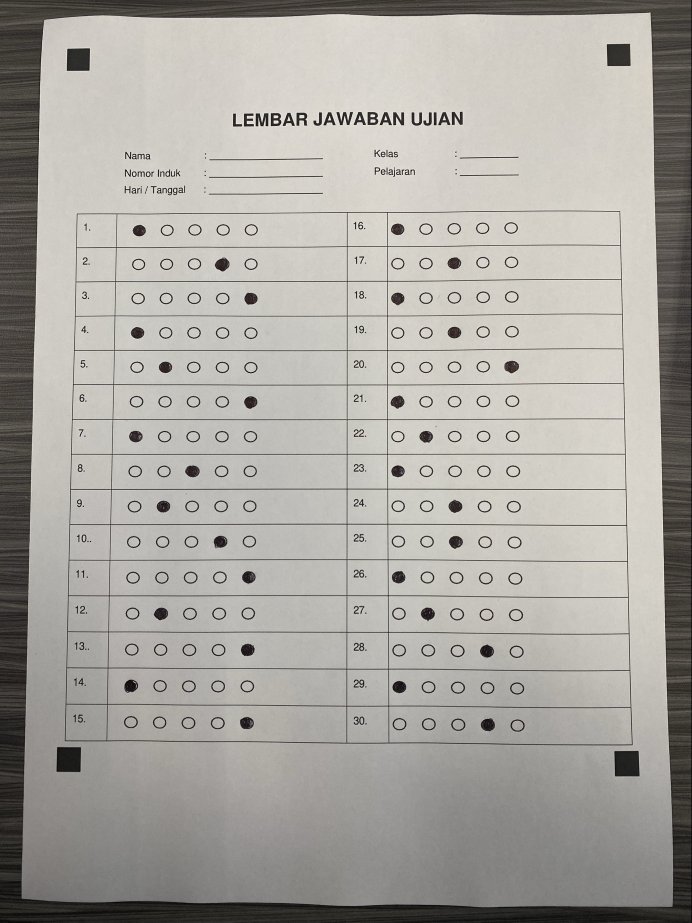
#> input picture sample.jpg, 2767 x 3690 px (shown at 1/4 size)
$ python generate_ljk_filled.py
#> lines starting #> are read from the running program, lines starting #| are printed output that depends on the picture; after the words box and inside, x2 and y2 are one past the last pixel; in counts of white or black regions, pixels touching at a corner belong together
"""
Generate 10 LJK (Lembar Jawaban Ujian) PNG files with filled answers.
Uses sample.jpg as the blank template and draws filled bubbles using OpenCV.

Strategy:
- Load sample.jpg (blank LJK with corner markers)
- Detect the paper boundary (largest white rectangle) from the photo
- Warp to a clean A4 canvas, then draw filled bubbles
- Save 10 variations with different randomized answers
"""

import sys
import io
# Fix Windows console encoding for special characters
sys.stdout = io.TextIOWrapper(sys.stdout.buffer, encoding='utf-8', errors='replace')

import cv2
import numpy as np
import json
import random
import os
from pathlib import Path

# ============================================================
# CONFIG
# ============================================================
TEMPLATE_PATH = "sample.jpg"
OUTPUT_DIR    = "ljk_filled"
NUM_SHEETS    = 10
SEED          = 42  # Reproducible randomness

random.seed(SEED)
os.makedirs(OUTPUT_DIR, exist_ok=True)

# ============================================================
# LOAD & WARP TEMPLATE
# Strategy: detect the LJK paper boundary using contour detection
# on the photo (dark wooden background vs white paper = easy to separate)
# ============================================================
def order_points(pts):
    """Order points as TL, TR, BR, BL."""
    rect = np.zeros((4, 2), dtype="float32")
    s = pts.sum(axis=1)
    rect[0] = pts[np.argmin(s)]
    rect[2] = pts[np.argmax(s)]
    diff = np.diff(pts, axis=1)
    rect[1] = pts[np.argmin(diff)]
    rect[3] = pts[np.argmax(diff)]
    return rect


def get_warped_template(img_path):
    """
    Load template photo and warp the LJK paper region to a clean A4 canvas.
    Works by finding the largest white rectangle (the paper) in the photo.
    """
#> called with img_path = 'sample.jpg'
    image = cv2.imread(img_path)
#> image is the input picture: shape (3690, 2767, 3); mean B, G, R 161.6, 167.2, 170
    if image is None:
        raise FileNotFoundError(f"Cannot load template: {img_path}")

    h_orig, w_orig = image.shape[:2]
#> h_orig = 3690; w_orig = 2767
    print(f"      Original size: {w_orig}x{h_orig}")

    # Convert to grayscale
    gray = cv2.cvtColor(image, cv2.COLOR_BGR2GRAY)

    # Gaussian blur to reduce noise
    blurred = cv2.GaussianBlur(gray, (7, 7), 0)

    # Threshold: the paper is BRIGHT (white) on a DARK background
    # Use simple threshold — paper ~200+, dark wood ~50-100
    _, thresh = cv2.threshold(blurred, 150, 255, cv2.THRESH_BINARY)
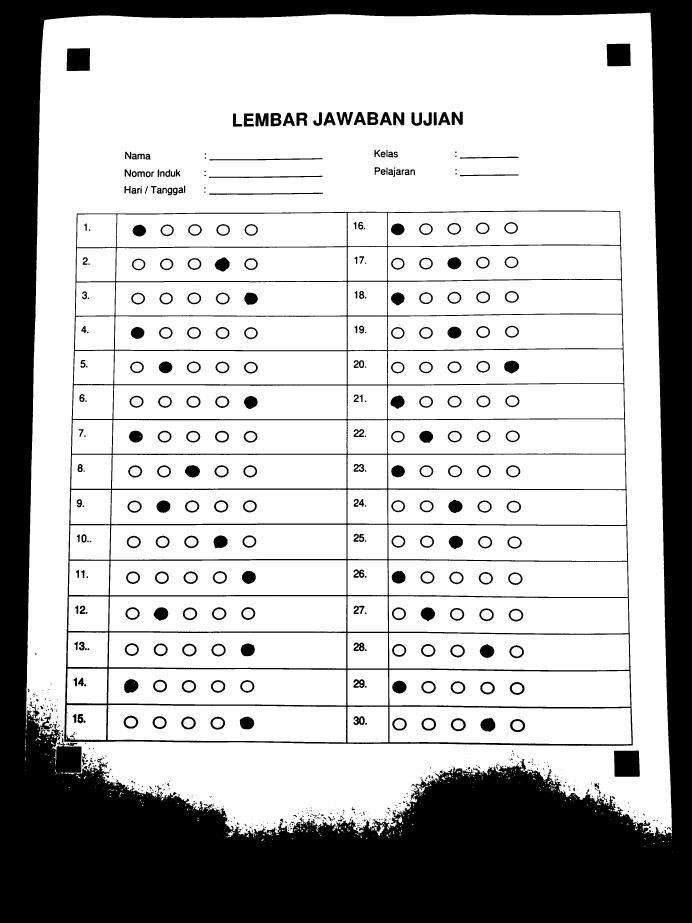
#> thresh: shape (3690, 2767) (shown at 1/4 size); 72.1% white; 802 black regions (367 under 20 px), largest, box (x1, y1, x2, y2) and area: (0, 0, 2767, 3690) 2379073, (257, 842, 2531, 2983) 199314, (2456, 3002, 2559, 3107) 10397

    # Morphological close to fill small holes in the paper region
    kernel = np.ones((25, 25), np.uint8)
    closed = cv2.morphologyEx(thresh, cv2.MORPH_CLOSE, kernel)
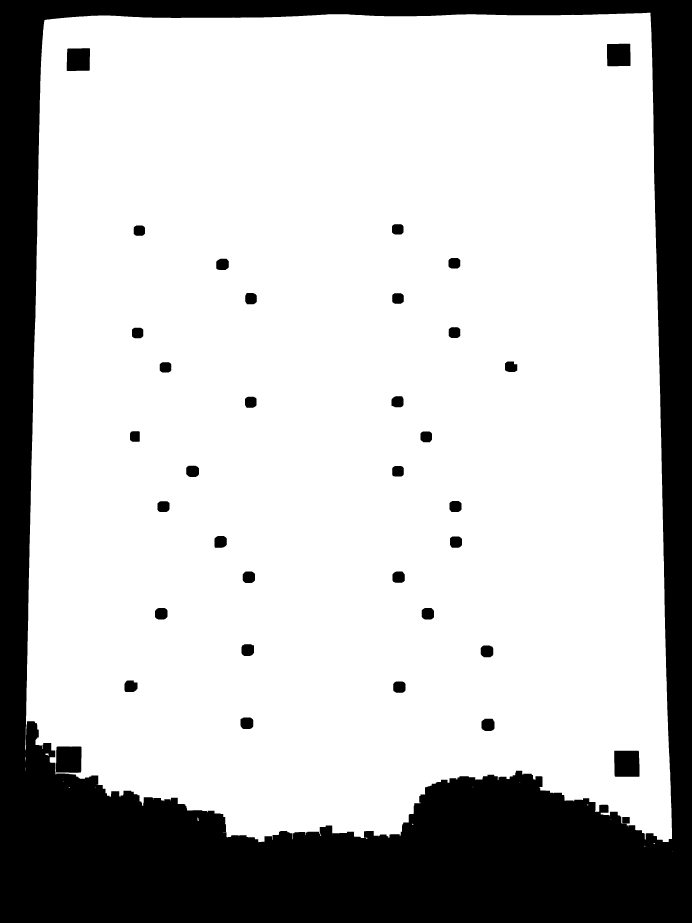
#> closed: shape (3690, 2767) (shown at 1/4 size); 76.5% white; 36 black regions

    # Find contours
    contours, _ = cv2.findContours(closed, cv2.RETR_EXTERNAL, cv2.CHAIN_APPROX_SIMPLE)
#> contours = 18 contours, 15 with area under 20; largest, box (x1, y1, x2, y2) and area: (101, 50, 2688, 3370) 7902086, (182, 3014, 194, 3024) 63, (790, 3271, 796, 3283) 34
    print(f"      Contours found: {len(contours)}")

    if not contours:
        raise RuntimeError("No contours found in template image.")

    # Pick the largest contour (should be the paper)
    largest = max(contours, key=cv2.contourArea)
#> largest = contour of 1199 points, box (x1, y1, x2, y2) (101, 50, 2688, 3370), area 7902086
    area = cv2.contourArea(largest)
#> area = 7902085.5
    print(f"      Largest contour area: {area:.0f} px^2 ({area / (w_orig * h_orig) * 100:.1f}% of image)")

    # Approximate to polygon
    peri = cv2.arcLength(largest, True)
#> peri = 13620.1
    approx = cv2.approxPolyDP(largest, 0.02 * peri, True)
#> approx = [[2601, 51], [177, 82], [101, 3000], [2687, 3355]]
    print(f"      Polygon vertices: {len(approx)}")

    if len(approx) == 4:
        pts = approx.reshape(4, 2).astype("float32")
#> pts = [[2601, 51], [177, 82], [101, 3000], [2687, 3355]]
    else:
        # Fallback: use bounding rect if not a clean quad
        print("      Using bounding rect fallback (polygon not clean 4-sided)")
        x, y, w, h = cv2.boundingRect(largest)
        pts = np.array([[x, y], [x+w, y], [x+w, y+h], [x, y+h]], dtype="float32")

    rect = order_points(pts)
#> in order_points, `s = pts.sum(axis=1)`: s = [2652, 259, 3101, 6042]
#> in order_points, `diff = np.diff(pts, axis=1)`: diff = [-2550, -95, 2899, 668]
#> rect = [[177, 82], [2601, 51], [2687, 3355], [101, 3000]]
    dst = np.array([[0, 0], [1000, 0], [1000, 1414], [0, 1414]], dtype="float32")
    M_warp = cv2.getPerspectiveTransform(rect, dst)
#> M_warp = [[0.469, 0.0122, -84.03], [0.00666, 0.521, -43.89], [5.21e-05, 2.31e-05, 1]]
    warped = cv2.warpPerspective(image, M_warp, (1000, 1414))
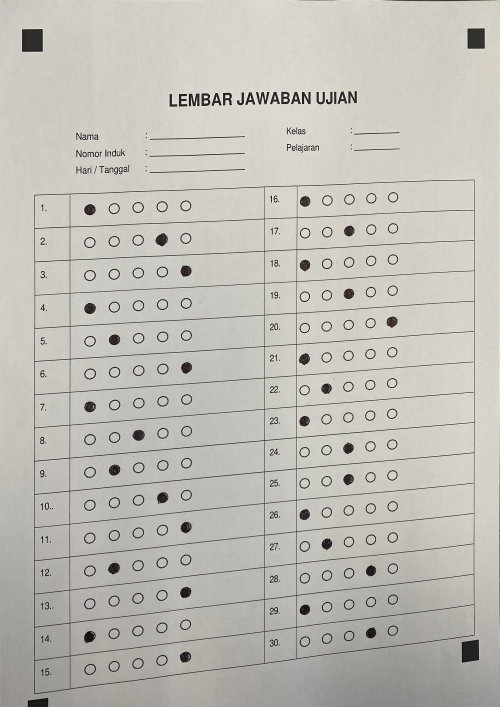
#> warped: shape (1414, 1000, 3) (shown at 1/2 size); mean B, G, R 182.9, 189.1, 191.9
    return warped


# ============================================================
# BUBBLE GRID COORDINATES
# These are calibrated from detect_answers.py grid config.
# Canvas size after warp: 1000 x 1414
# ============================================================
CANVAS_W = 1000
CANVAS_H = 1414

# Y axis (from detect_answers.py)
START_Y_RATIO = 0.222
END_Y_RATIO   = 0.975

# Column X bounds (from detect_answers.py)
COL1_START_X_RATIO = 0.090
COL1_END_X_RATIO   = 0.350
COL2_START_X_RATIO = 0.590
COL2_END_X_RATIO   = 0.855

# 5 options per question (A=0 .. E=4) — equal width slices
BUBBLE_POSITIONS = [
    (0.00, 0.20),  # A
    (0.20, 0.40),  # B
    (0.40, 0.60),  # C
    (0.60, 0.80),  # D
    (0.80, 1.00),  # E
]

QUESTIONS_PER_COL = 15
TOTAL_QUESTIONS   = 30
OPTIONS           = ['A', 'B', 'C', 'D', 'E']

def get_bubble_center(question_no, answer_letter, canvas_w=CANVAS_W, canvas_h=CANVAS_H):
    """
    Returns (x, y) pixel center of a bubble given question number (1-30)
    and answer letter (A-E).
    """
    col_idx   = 0 if question_no <= 15 else 1   # 0 = left col, 1 = right col
    row_in_col = (question_no - 1) % QUESTIONS_PER_COL  # 0-indexed row

    # Determine column X bounds
    if col_idx == 0:
        x_start_col = int(canvas_w * COL1_START_X_RATIO)
        x_end_col   = int(canvas_w * COL1_END_X_RATIO)
    else:
        x_start_col = int(canvas_w * COL2_START_X_RATIO)
        x_end_col   = int(canvas_w * COL2_END_X_RATIO)

    col_width = x_end_col - x_start_col

    # Y bounds
    start_y = int(canvas_h * START_Y_RATIO)
    end_y   = int(canvas_h * END_Y_RATIO)

    # Y steps for 15 rows
    y_steps = np.linspace(start_y, end_y, QUESTIONS_PER_COL + 1).astype(int)
    y_top    = y_steps[row_in_col]
    y_bottom = y_steps[row_in_col + 1]
    cy = (y_top + y_bottom) // 2

    # X position for answer
    opt_idx = OPTIONS.index(answer_letter)
    x_start_ratio, x_end_ratio = BUBBLE_POSITIONS[opt_idx]
    x_left  = x_start_col + int(col_width * x_start_ratio)
    x_right = x_start_col + int(col_width * x_end_ratio)
    cx = (x_left + x_right) // 2

    return (cx, cy)


def erase_bubble_region(canvas, question_no, canvas_w=CANVAS_W, canvas_h=CANVAS_H):
    """
    Whiten out the entire row region for a question across all 5 options,
    effectively removing any pre-filled marks from the template.
    """
    col_idx   = 0 if question_no <= 15 else 1
    row_in_col = (question_no - 1) % QUESTIONS_PER_COL

    if col_idx == 0:
        x_start_col = int(canvas_w * COL1_START_X_RATIO) - 2
        x_end_col   = int(canvas_w * COL1_END_X_RATIO) + 2
    else:
        x_start_col = int(canvas_w * COL2_START_X_RATIO) - 2
        x_end_col   = int(canvas_w * COL2_END_X_RATIO) + 2

    start_y = int(canvas_h * START_Y_RATIO)
    end_y   = int(canvas_h * END_Y_RATIO)
    y_steps = np.linspace(start_y, end_y, QUESTIONS_PER_COL + 1).astype(int)

    overlap = 3
    y1 = max(0, y_steps[row_in_col] - overlap)
    y2 = min(canvas_h, y_steps[row_in_col + 1] + overlap)

    canvas[y1:y2, x_start_col:x_end_col] = 255  # Fill white


def draw_filled_bubble(canvas, cx, cy, radius=18):
    """Draw a solid dark filled circle (pencil-like) on the canvas."""
    # Main filled circle
    cv2.circle(canvas, (cx, cy), radius, (30, 30, 30), -1)
    # Slight texture: draw a slightly lighter inner ring to mimic pencil fill
    cv2.circle(canvas, (cx, cy), int(radius * 0.55), (20, 20, 20), -1)


def draw_empty_bubble(canvas, cx, cy, radius=18):
    """Draw an empty circle (ring only) on the canvas."""
    cv2.circle(canvas, (cx, cy), radius, (60, 60, 60), 2)


def generate_answers(strategy="random"):
    """
    Generate 30 answers.
    strategy: 'random' | 'all_correct' | 'mostly_correct'
    """
    return {i: random.choice(OPTIONS) for i in range(1, TOTAL_QUESTIONS + 1)}


# ============================================================
# MAIN GENERATION LOOP
# ============================================================
def main():
    print("=" * 55)
    print("  LJK Filled Sheet Generator")
    print("=" * 55)

    # Load & warp color template
    print(f"\n[1/3] Loading template: {TEMPLATE_PATH}")
    template = get_warped_template(TEMPLATE_PATH)
    if template is None:
        print("❌ Error: Gagal warp template. Periksa sample.jpg.")
        return

    print(f"      Template size: {template.shape[1]}x{template.shape[0]} px")

    # Convert template to grayscale working copy base
    # (keep it as BGR for final output, but work with a clean base)
    template_gray = cv2.cvtColor(template, cv2.COLOR_BGR2GRAY)
    # Use white-ish background
    _, template_binary = cv2.threshold(template_gray, 180, 255, cv2.THRESH_BINARY)
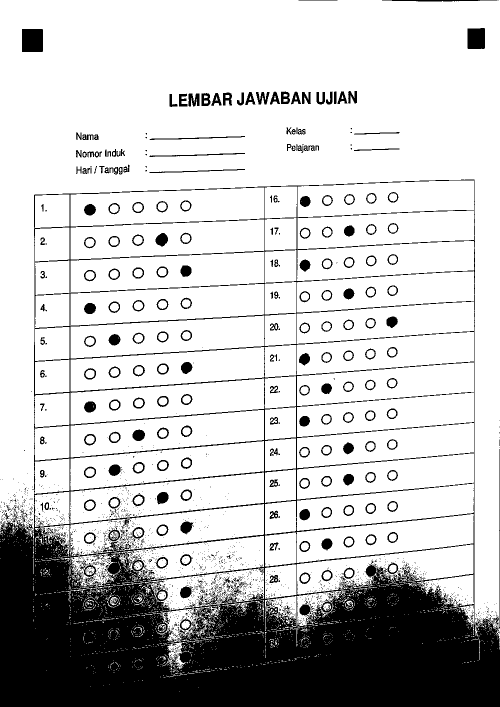
#> template_binary: shape (1414, 1000) (shown at 1/2 size); 78.2% white; 2347 black regions (2089 under 20 px), largest, box (x1, y1, x2, y2) and area: (0, 359, 1000, 1414) 260090, (44, 58, 86, 104) 1930, (935, 56, 970, 98) 1439

    print(f"\n[2/3] Generating {NUM_SHEETS} filled sheets...")
    print(f"      Randomization seed: {SEED}")

    # Define varied answer scenarios for realistic testing
    # Some students answer all, some leave blanks, some are mostly correct vs key
    answer_key = {
        1:"A", 2:"D", 3:"B", 4:"C", 5:"E",
        6:"B", 7:"A", 8:"C", 9:"D", 10:"E",
        11:"C", 12:"A", 13:"B", 14:"D", 15:"E",
        16:"A", 17:"C", 18:"B", 19:"D", 20:"E",
        21:"B", 22:"A", 23:"C", 24:"D", 25:"E",
        26:"A", 27:"B", 28:"C", 29:"D", 30:"E"
    }

    # Load from file if exists
    if os.path.exists("answer_key.json"):
        with open("answer_key.json") as f:
#> (reads answer_key.json from the repository)
            raw = json.load(f)
        answer_key = {int(k): v for k, v in raw.items()}

    # Scenario descriptions for each of the 10 sheets
    scenarios = [
        {"name": "siswa_01_sempurna",       "correct_pct": 1.00, "blank_pct": 0.00, "double_pct": 0.00},
        {"name": "siswa_02_bagus",          "correct_pct": 0.87, "blank_pct": 0.00, "double_pct": 0.00},
        {"name": "siswa_03_sedang",         "correct_pct": 0.70, "blank_pct": 0.07, "double_pct": 0.00},
        {"name": "siswa_04_banyak_kosong",  "correct_pct": 0.50, "blank_pct": 0.20, "double_pct": 0.00},
        {"name": "siswa_05_double_bubble",  "correct_pct": 0.70, "blank_pct": 0.00, "double_pct": 0.10},
        {"name": "siswa_06_acak",           "correct_pct": 0.40, "blank_pct": 0.10, "double_pct": 0.03},
        {"name": "siswa_07_hampir_penuh",   "correct_pct": 0.93, "blank_pct": 0.03, "double_pct": 0.00},
        {"name": "siswa_08_banyak_salah",   "correct_pct": 0.30, "blank_pct": 0.00, "double_pct": 0.00},
        {"name": "siswa_09_mix",            "correct_pct": 0.60, "blank_pct": 0.10, "double_pct": 0.07},
        {"name": "siswa_10_cukup",          "correct_pct": 0.77, "blank_pct": 0.03, "double_pct": 0.00},
    ]

    all_answers_log = {}

    for sheet_idx, scenario in enumerate(scenarios, start=1):
        name         = scenario["name"]
        correct_pct  = scenario["correct_pct"]
        blank_pct    = scenario["blank_pct"]
        double_pct   = scenario["double_pct"]

        # Build answer set for this sheet
        sheet_answers = {}  # {q_no: answer_letter | None | 'DOUBLE'}
        questions = list(range(1, TOTAL_QUESTIONS + 1))
        random.shuffle(questions)

        n_blank  = int(TOTAL_QUESTIONS * blank_pct)
        n_double = int(TOTAL_QUESTIONS * double_pct)
        n_correct = int(TOTAL_QUESTIONS * correct_pct)

        # Assign roles
        blank_qs  = set(questions[:n_blank])
        double_qs = set(questions[n_blank:n_blank + n_double])
        correct_qs = set(questions[n_blank + n_double : n_blank + n_double + n_correct])
        wrong_qs   = set(questions) - blank_qs - double_qs - correct_qs

        for q in range(1, TOTAL_QUESTIONS + 1):
            if q in blank_qs:
                sheet_answers[q] = None
            elif q in double_qs:
                # Pick 2 different answers
                opts = OPTIONS.copy()
                chosen = random.sample(opts, 2)
                sheet_answers[q] = chosen  # List = double bubble
            elif q in correct_qs:
                sheet_answers[q] = answer_key.get(q, random.choice(OPTIONS))
            else:  # wrong
                correct = answer_key.get(q, 'A')
                wrong_opts = [o for o in OPTIONS if o != correct]
                sheet_answers[q] = random.choice(wrong_opts)

        # ---- DRAW ON CANVAS ----
        # Start from a clean copy of the template (converted to BGR)
        canvas = cv2.cvtColor(template_binary, cv2.COLOR_GRAY2BGR)

        # First, erase all bubble areas to get a clean slate
        for q in range(1, TOTAL_QUESTIONS + 1):
            erase_bubble_region(canvas, q)

        # Draw empty circles for all options
        for q in range(1, TOTAL_QUESTIONS + 1):
            for opt in OPTIONS:
                cx, cy = get_bubble_center(q, opt)
                draw_empty_bubble(canvas, cx, cy)

        # Draw filled bubbles
        for q, ans in sheet_answers.items():
            if ans is None:
                continue  # blank — leave as empty circle
            elif isinstance(ans, list):
                # Double bubble
                for a in ans:
                    cx, cy = get_bubble_center(q, a)
                    draw_filled_bubble(canvas, cx, cy)
            else:
                # Single answer
                cx, cy = get_bubble_center(q, ans)
                draw_filled_bubble(canvas, cx, cy)

        # Save
        out_path = os.path.join(OUTPUT_DIR, f"{name}.png")
        cv2.imwrite(out_path, canvas)

        # Log
        single_answers = {
            q: (ans if not isinstance(ans, list) else "DOUBLE")
            for q, ans in sheet_answers.items()
        }
        all_answers_log[name] = single_answers

        # Quick stats
        n_b = sum(1 for v in sheet_answers.values() if v is None)
        n_d = sum(1 for v in sheet_answers.values() if isinstance(v, list))
        n_filled = TOTAL_QUESTIONS - n_b - n_d
        print(f"  [{sheet_idx:2d}/10] {name}.png  (isi={n_filled}, kosong={n_b}, double={n_d})")
#> this loop made 10 passes
#> pass 1, in main, `cv2.imwrite(out_path, canvas)`:
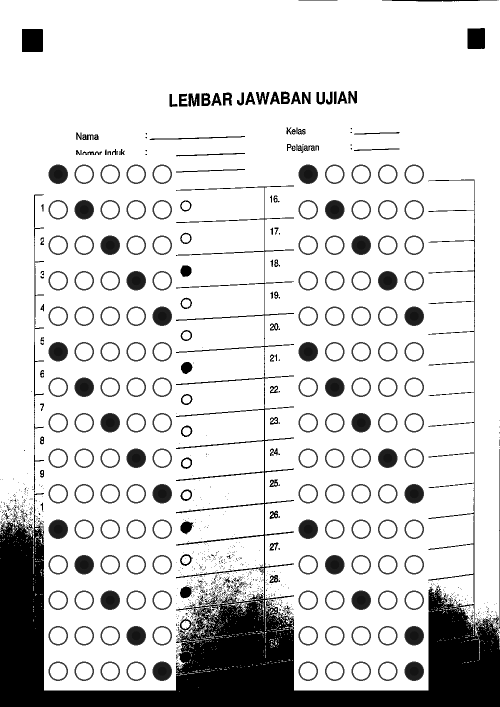
#> saved as siswa_01_sempurna.png: shape (1414, 1000, 3) (shown at 1/2 size); min 0, max 255, mean 216.1
#> pass 2, in main, `cv2.imwrite(out_path, canvas)`:
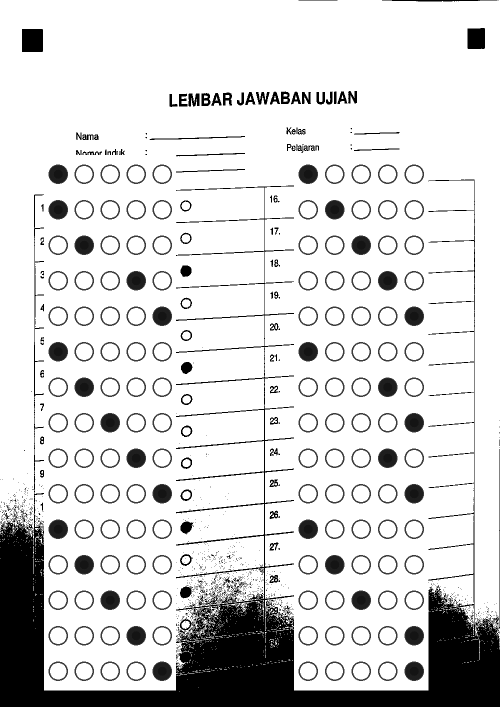
#> saved as siswa_02_bagus.png: shape (1414, 1000, 3) (shown at 1/2 size); min 0, max 255, mean 216.1
#> after the loop, all_answers_log = 10 items

    # Save answers log for verification
    log_path = os.path.join(OUTPUT_DIR, "answers_log.json")
    with open(log_path, "w") as f:
        json.dump(all_answers_log, f, indent=2)

    print(f"\n[3/3] Selesai!")
    print(f"      Output folder : {os.path.abspath(OUTPUT_DIR)}/")
    print(f"      Answers log   : {log_path}")
    print(f"\n  Tip: Cek 'answers_log.json' untuk verifikasi jawaban setiap sheet.")
    print("=" * 55)


if __name__ == "__main__":
    main()
